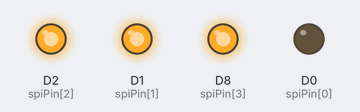
This sketch was run on a simulated ESP8266 (NodeMCU). On the bench: output pins drawn as LEDs (lit = HIGH). What the sketch prints to the serial monitor is not drawn.

Above: at 1.1 s.
At 5.1 s:
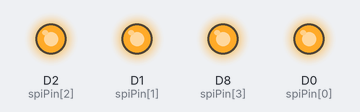
Timing chart, 0 to 6.6 s (numbered marks = the images above):
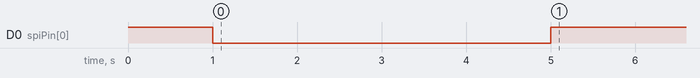

The sketch:

iotesp12_prueba_spi.ino
```cpp
// master

/*
 *
 * PROBLEMA: El esp12 recibe los datos por miso dependiendo del voltage de mosi
 *
 *
 *
 * pasar de uint_16 a int a String en procesado de datos
 * 2 registros sin signo solo llegan a: -32,768 to 32,767
 * para alguna instalación puede ser insuficiente
 *
 */


/*
 * Descubrimiento de esclavos
 * ===============================

 * estado = 0 inicio de la comunicacion       (sensores?)               B0   55   An
 * estado = 1 confirmacion esclavo preparado  (final de comunicacion)   B8   An   55
 * estado = 2 comprobacion, final de comunicacion                       B8   55   55
 * estado = 3 espera entre comuniaciones
 */


/*
 * diagrama de estados del servidor
 * ================================
 *
 *
 * estado = 0 datos NO preparados                                       02   15
 *
 * estado = 0 inicio de la comunicacion       (inicio STX     02)       02   06   r1
 *
 * estado = 2 recepción de registros          (siguente registro)       12   r1   r2
 *                                            (siguente registro)       12   r2   rn
 *                                            (Line Feed \n   0A)       12   rn   00
 *                                            (suma de registros)       12   00   suma
 *
 * estado = 3 comprabar la trama recibida     (Final  ETX     03)       03   suma 15(NACK)
 *
 * estado = 4 procesando y transmision de valores
 *
 * estado = 5 Reset: Final del texto
 *
 * estado = 6 espera entre comuniaciones
 *
 * CAN 0x18    Cancel: Error en el procesados
*/


#define DEBUG 0

#define REGISTROS_MAX 14

#include <SPI.h>

// control de los esclavos
uint8_t spiPin[]={D0,D1,D2,D8};
const int max_esclavos = 4;
int numero_esclavos;              // esclavos reales detectados
int posicion_esclavo;             // orden del esclavo seleccionado

// control de los registros
char registros_recibidos[REGISTROS_MAX];    // matriz para almacenar los registros recibidos
uint8_t registros_pendientes;               // registros pendientes de recibir desde el esclavo
uint8_t registros_suma;                     // suma de los registros recibidos para comprobar

//Control de la división de tiempos
uint32_t t_last_tx;               // tiempo de la ultima transmision de datos

// Cotrol del estado
uint8_t estado;


// FUNCIONES
void reset_seleccion_esclavo();
uint8_t readRegister(uint8_t b);
void transmision(String this_string);
void rcepcion_de_datos();


void setup() {
  Serial.begin(115200);
  spi_setup();
}

void loop() {
  spi_loop();
}

void spi_setup(){

  SPI.begin();
  SPI.setClockDivider(SPI_CLOCK_DIV8);  // 2 MHz

  // configuracion pines de selección (SS) a 5V
  for(int n= 0; n < max_esclavos; n++){
    pinMode(spiPin[n], OUTPUT);
  }
  reset_seleccion_esclavo();
  delay(1000);


  // DETECTAR LOS ESCLAVOS CONECTADOS

  numero_esclavos = 0;

  for(int n= 0; n < max_esclavos; n++){
    uint8_t registro_leido = 0x00;
    reset_seleccion_esclavo();
    digitalWrite(spiPin[n], LOW);
    if(DEBUG) {Serial.print("seleccion esclavo: "); Serial.println(n);}
    delay(50);

    registro_leido = readRegister(0x03);
    if(DEBUG) {Serial.print("inicio descubrimiento, 03 registro: "); Serial.println(registro_leido, HEX);}
    delay(10);
    registro_leido = readRegister(0x03);
    if(DEBUG) {Serial.print("descubrimiento, 03 registro: "); Serial.println(registro_leido, HEX);}
    if (registro_leido == 0x15) numero_esclavos = n+1;
    else break;
  }

  Serial.print("ESCALVOS DETECTADOS: ");  Serial.println(numero_esclavos);

  // CONFIGURACION DE LAS VARIABLES INICIALES
  posicion_esclavo = numero_esclavos; // Se iniciará con el esclavo 0
  t_last_tx=0;
}


void spi_loop(){

  // EJECUCION EN BASE A TIEMPOS
  uint32_t current_time= millis();
  if (current_time < t_last_tx) t_last_tx=0;         // para el desbordamiento de millis()
  if (current_time - t_last_tx > 5000){             // inicio de la lectura del esclavo
    t_last_tx = current_time;

    // Un esclavo cada vez
    posicion_esclavo++;
    if ( posicion_esclavo > (numero_esclavos-1)) {posicion_esclavo=0;}
    reset_seleccion_esclavo();
    digitalWrite(spiPin[posicion_esclavo], LOW);

    // inicio de los estados
    estado = 0;

    for(int n=0; n<REGISTROS_MAX; n++){registros_recibidos[n] = 0x00;}
    registros_pendientes = REGISTROS_MAX;
    registros_suma = 0;

    if(DEBUG){
      Serial.print(F("******inicio comunicaciones estado=0 sgs: "));
      Serial.println(millis() / 1000);
      Serial.print("freeHeap: "); Serial.println(ESP.getFreeHeap());
      Serial.print("esclavo: ");  Serial.println(posicion_esclavo);
    }


  // EJECUCION DE ESTADOS DE LECTURA
  while (estado != 6) {rcepcion_de_datos();}

  digitalWrite(spiPin[posicion_esclavo], HIGH);

 }// fin t_last_tx
}//fin spi_loop


void reset_seleccion_esclavo(){
  for(int n= 0; n < max_esclavos; n++){
    digitalWrite(spiPin[n], HIGH);
  }
}

uint8_t readRegister(uint8_t b) { // b=byte a transmitir e= esclavo
  uint8_t result = 0;
  delayMicroseconds(120);
  result = SPI.transfer(b); // (unsigned int)
  if(DEBUG){Serial.print("bitTx: ");  Serial.println(b,HEX);}
  return (result);
}

void transmision(String this_string){
  Serial.print("valor a transmitir: ");
  Serial.println(this_string);
}


void rcepcion_de_datos(){
  uint8_t registros_esclavo = REGISTROS_MAX;   // numero de registros del dispositivo slave (recibido)
  uint8_t registro_orden;                      // posicion del string
  uint8_t registro_leido=0x00;


  switch (estado) {
    case 0 : //inicio de la comunicacion
      registro_leido = readRegister(0x02);

      if(registro_leido == 0x06) estado = 2;
      else                       estado = 6;

      if(DEBUG) {Serial.print(registro_leido, HEX);Serial.print("  Estado 0 -> Estado "); Serial.println(estado);}
      break;

    case 2: //recepción de registros
      if(registros_pendientes > 0){
        registro_leido = readRegister(0x12);
        registro_orden = registros_esclavo - registros_pendientes;
        registros_recibidos[registro_orden] = registro_leido;
        registros_suma = registros_suma + registro_leido;
        registros_pendientes--;

        if(registro_leido == 0x00) estado = 3;
        else                       estado = 2;

        if(DEBUG){
          Serial.print("iniciada, registros_recibidos[]: "); Serial.print(registro_orden);
          Serial.print("  registro: "); Serial.println(registro_leido,HEX);
          Serial.print("registros_suma: "); Serial.println(registros_suma,HEX);
        }
      }
      else {
        estado = 5;
        if(DEBUG) {
          Serial.print("Estado 2 -> Estado "); Serial.println(estado);
          Serial.println("superada la longitud maxima de la cadena");
        }
      }
      break;

    case 3: //comprabar la trama recibida
      registro_leido = readRegister(0x03);
      if(registro_leido == registros_suma){
        estado = 4;
        if(DEBUG) {
          Serial.print("Estado 3 -> Estado: "); Serial.print(estado);Serial.print("  trama correcta ");
          Serial.print("  registro_leido: ");Serial.println((registro_leido), HEX);
        }
      }
      else {
        estado=5;
        if(DEBUG) {
            Serial.print("Estado 3 -> Estado: "); Serial.print(estado); Serial.print("trama IN-correcta ");
            Serial.print("  registro_leido: ");Serial.println((registro_leido), HEX);
        }
      }
      break;

    case 4: //procesando y transmision de valores
      transmision(registros_recibidos);
      estado=6;
      if(DEBUG) {
        Serial.print("Estado 4 -> Estado: "); Serial.println(estado);
        Serial.print("cadena: ");Serial.println(registros_recibidos);
      }
      break;

    case 5:
      estado=6;
      registro_leido = readRegister(0x03);
      if(DEBUG) {Serial.print("Estado: "); Serial.println(estado);}
      break;

  }//fin case
}// fin recepcion_de_datos
```

Measured:
- by itself, D0 (spiPin[0]): HIGH → LOW at 1.0 s, → HIGH 4.0 s later
